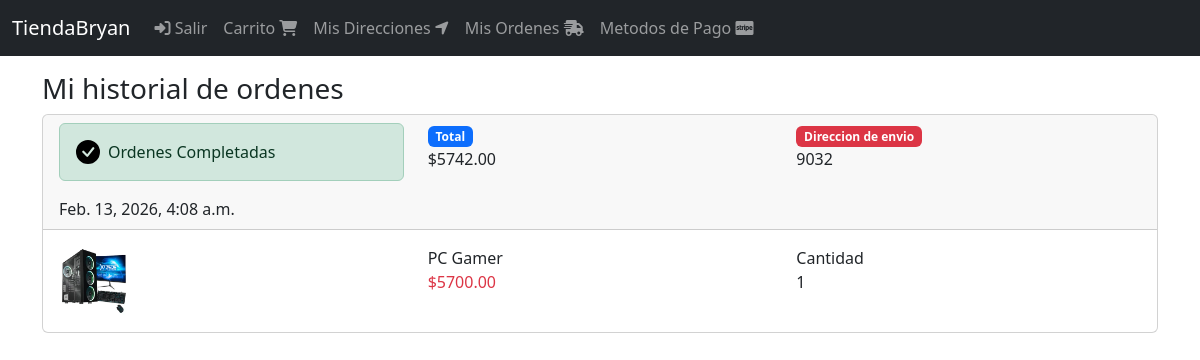
Page /orden/completados (signed in) on the committed database.
### orden/models.py (models this page shows, shortened)
class Orden(models.Model):
    ordenID = models.CharField(max_length=100, null=False, blank=False, unique=True)
    user = models.ForeignKey(User, on_delete=models.CASCADE)
    cart = models.ForeignKey(Cart, on_delete=models.CASCADE)
    status = models.CharField(max_length=40, choices=choices, default=OrdenStatus.CREATED)
    envio_total = models.DecimalField(default=10, max_digits=9, decimal_places=2)
    total = models.DecimalField(default=0, max_digits=9, decimal_places=2)
    created_at = models.DateTimeField(auto_now_add=True)
    direccion_envio = models.ForeignKey(DireccionEnvio, null=True, blank=True, on_delete=models.CASCADE)
    promo_codigo = models.OneToOneField(PromoCodigo, null=True, blank=True, on_delete=models.CASCADE)

### DirEnvio/models.py (models this page shows, shortened)
class DireccionEnvio(models.Model):
    user = models.ForeignKey(User, null=False, blank=False, on_delete=models.CASCADE)
    line1 = models.CharField(max_length=300)
    line2 = models.CharField(max_length=300, blank=True)
    city = models.CharField(max_length=100)
    state = models.CharField(max_length=100)
    country = models.CharField(max_length=50)
    reference = models.CharField(max_length=300)
    postal_code = models.CharField(max_length=10, null=False, blank=False)
    default = models.BooleanField(default=False)
    created_at = models.DateTimeField(auto_now_add=True)
    def __str__(self):
        return self.postal_code

### carts/models.py (models this page shows, shortened)
class CartProduct(models.Model):
    cart = models.ForeignKey(Cart, on_delete=models.CASCADE)
    product = models.ForeignKey(Product, on_delete=models.CASCADE)
    quantity = models.IntegerField(default=1)
    created_at = models.DateTimeField(auto_now_add=True)
    objects = CartProductManager()

### products/models.py (models this page shows, shortened)
class Product(models.Model):
    title = models.CharField(max_length=40)
    description = models.TextField()
    price = models.DecimalField(max_digits=8, decimal_places=2, default=0.0)
    image = models.ImageField(upload_to='products/', null=False, blank=False)
    created_at = models.DateTimeField(auto_now_add=True)
    slug = models.SlugField(max_length=200, null=False, blank=False, unique=True)

### orden/views.py (the view)
# urls.py: path('completados', views.OrdenViews.as_view(), name='completados'),
class OrdenViews(LoginRequiredMixin, ListView):
    login_url = 'login'
    template_name = 'orden/ordenes.html'
    def get_queryset(self):
        return self.request.user.ordenes_completadas()

### carts/models.py (called while the page is built)
    def product_related(self):
        return self.cartproduct_set.select_related('product')

### products/templatetags/funcion_tag.py (called while the page is built)
@register.filter()
def precio_tag(value):
    return '${0:.2f}'.format(value)

### users/models.py (called while the page is built)
    def ordenes_completadas(self):
        return self.orden_set.filter(status=OrdenStatus.COMPLETED).order_by('-id')

### orden/templates/orden/ordenes.html
{% extends 'base.html' %}
{% block content %}
<div class="col">
    <div class="h3">
        Mi historial de ordenes
    </div>
    <div>
        {% for orden in object_list %}
            {% include 'orden/snippets/orden.html' %}
        {% endfor %}
    </div>
</div>
{% endblock %}

### orden/templates/orden/snippets/orden.html
{% load funcion_tag %}
<div class="card mb-2">
    <div class="card-header">
        <div class="row">
            <div class="col-4">
                <div class="alert alert-success d-flex align-items-center" role="alert">
                    <svg class="bi flex-shrink-0 me-2" width="24" height="24" role="img" aria-label="Success:"><use xlink:href="#check-circle-fill"/></svg>
                    <div>
                        Ordenes Completadas
                    </div>
                </div>
                <div>
                    {{ orden.created_at }}
                </div>
            </div>
            <div class="col-4">
                <div class="badge bg-primary">
                    Total
                </div>
                <div>
                    {{ orden.total | precio_tag }}
                </div>
            </div>
            <div class="col-4">
                <div class="badge bg-danger">
                    Direccion de envio
                </div>
                <div>
                    {{ orden.direccion_envio }}
                </div>
            </div>
        </div>
    </div>
    <div class="card-body">
        {% for i in orden.cart.product_related %}
        {% with product=i.product %}
        <div class="row">
            <div class="col-4">
                {% if product.image %}
                <img src="{{product.image.url}}" alt="" width="70" height="70">
                {% endif %}
            </div>
            <div class="col-4">
                <div>
                    {{product.title}}
                </div>
                <div class="text-danger">
                    {{product.price | precio_tag}}
                </div>
            </div>
            <div class="col-4">
                <div>
                    Cantidad
                </div>
                <div>
                    {{i.quantity}}
                </div>
            </div>
        </div>
        {% endwith %}
        {% endfor %}
    </div>
</div>

### rows in the picture
Orden: created_at "Feb. 13, 2026, 4:08 a.m.", total|precio_tag "$5742.00", direccion_envio "9032"
CartProduct: product.image (picture), product "PC Gamer", product.price|precio_tag "$5700.00", quantity "1"
